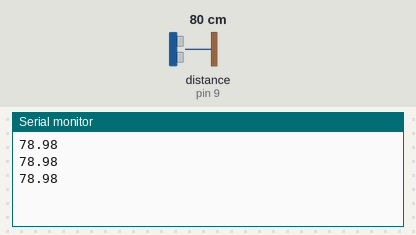
The sketch below on a simulated Arduino Uno, built with avr-gcc and run on an emulated ATmega328P. Parts: the last lines printed to the serial monitor. Wiring (inferred from the names in the program): ultrasonic range finder: trigger pin 8; echo pin 9. Inputs (shaded band) come from the test bench; at power-on: distance to the obstacle (sensor on pin 9) 80 cm. The echo pulse lasts 58.3 µs per cm.

Above: at 1.3 s.
1.4 s: distance to the obstacle (sensor on pin 9) set to 2 cm
At 1.9 s:
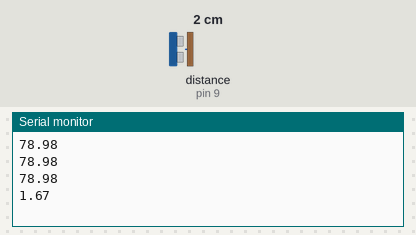
2.9 s: distance to the obstacle (sensor on pin 9) set to 4 cm
At 3.4 s:
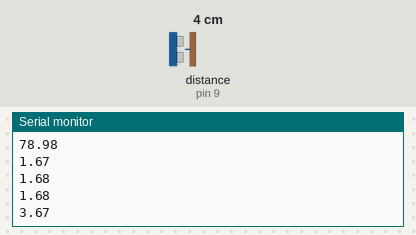
Timing chart, 0 to 5.9 s (numbered marks = the images above; inputs shaded):
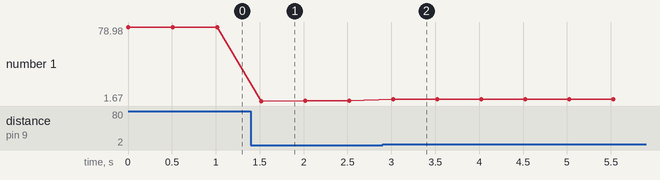

The sketch:

Teste_Ultrasonico.ino
```cpp
int trig = 8;
int echo = 9;

void setup() {
  pinMode(trig, OUTPUT);
  pinMode(echo, INPUT);
  Serial.begin(9600);
}

void loop() {
  digitalWrite(trig, LOW);
  delayMicroseconds(2);

  digitalWrite(trig, HIGH);
  delayMicroseconds(10);
  digitalWrite(trig, LOW);

  long duracao = pulseIn(echo, HIGH);

  float distancia = duracao * 0.034 / 2;

  Serial.println(distancia);

  delay(500);
}
```

Measured:
- after the input at 1.4 s, the serial monitor: prints a new line after 0.12 s (image 1)
- after the input at 2.9 s, the serial monitor: prints a new line after 0.12 s (image 2)
- plotted number 1: 78.98 → 1.68 after the input at 1.4 s, 1.68 → 3.67 after the input at 2.9 s
